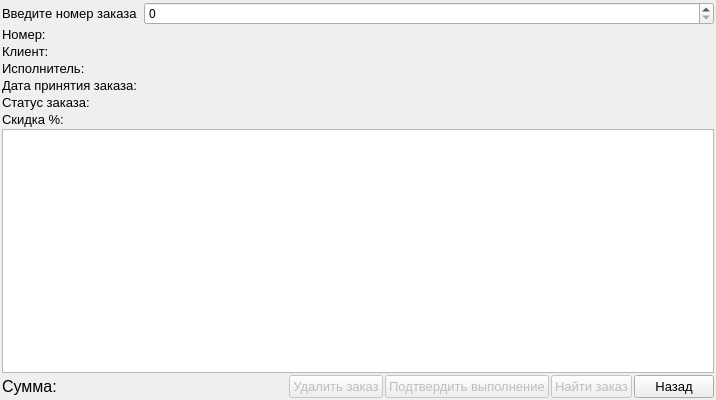
<?xml version="1.0" encoding="UTF-8"?>
<ui version="4.0">
 <class>Form_For_Show_Order</class>
 <widget class="QWidget" name="Form_For_Show_Order">
  <property name="enabled">
   <bool>true</bool>
  </property>
  <property name="geometry">
   <rect>
    <x>0</x>
    <y>0</y>
    <width>716</width>
    <height>400</height>
   </rect>
  </property>
  <property name="windowTitle">
   <string>Заказы</string>
  </property>
  <layout class="QVBoxLayout" name="verticalLayout">
   <property name="spacing">
    <number>2</number>
   </property>
   <property name="leftMargin">
    <number>2</number>
   </property>
   <property name="topMargin">
    <number>2</number>
   </property>
   <property name="rightMargin">
    <number>2</number>
   </property>
   <property name="bottomMargin">
    <number>2</number>
   </property>
   <item>
    <layout class="QHBoxLayout" name="horizontalLayout">
     <property name="spacing">
      <number>0</number>
     </property>
     <property name="rightMargin">
      <number>0</number>
     </property>
     <item>
      <widget class="QLabel" name="label">
       <property name="maximumSize">
        <size>
         <width>900</width>
         <height>16777215</height>
        </size>
       </property>
       <property name="font">
        <font>
         <pointsize>10</pointsize>
        </font>
       </property>
       <property name="layoutDirection">
        <enum>Qt::LeftToRight</enum>
       </property>
       <property name="text">
        <string>Введите номер заказа  </string>
       </property>
       <property name="alignment">
        <set>Qt::AlignLeading|Qt::AlignLeft|Qt::AlignVCenter</set>
       </property>
      </widget>
     </item>
     <item>
      <widget class="QSpinBox" name="number_order">
       <property name="sizePolicy">
        <sizepolicy hsizetype="Minimum" vsizetype="Fixed">
         <horstretch>200</horstretch>
         <verstretch>0</verstretch>
        </sizepolicy>
       </property>
       <property name="maximumSize">
        <size>
         <width>16777215</width>
         <height>16777215</height>
        </size>
       </property>
       <property name="sizeIncrement">
        <size>
         <width>0</width>
         <height>0</height>
        </size>
       </property>
       <property name="baseSize">
        <size>
         <width>0</width>
         <height>0</height>
        </size>
       </property>
       <property name="layoutDirection">
        <enum>Qt::LeftToRight</enum>
       </property>
       <property name="maximum">
        <number>1000000</number>
       </property>
      </widget>
     </item>
    </layout>
   </item>
   <item>
    <widget class="QLabel" name="number">
     <property name="font">
      <font>
       <pointsize>10</pointsize>
      </font>
     </property>
     <property name="text">
      <string>Номер:</string>
     </property>
    </widget>
   </item>
   <item>
    <widget class="QLabel" name="client">
     <property name="font">
      <font>
       <pointsize>10</pointsize>
      </font>
     </property>
     <property name="text">
      <string>Клиент:</string>
     </property>
    </widget>
   </item>
   <item>
    <widget class="QLabel" name="worker">
     <property name="font">
      <font>
       <pointsize>10</pointsize>
      </font>
     </property>
     <property name="text">
      <string>Исполнитель:</string>
     </property>
    </widget>
   </item>
   <item>
    <widget class="QLabel" name="date">
     <property name="font">
      <font>
       <pointsize>10</pointsize>
      </font>
     </property>
     <property name="text">
      <string>Дата принятия заказа:</string>
     </property>
    </widget>
   </item>
   <item>
    <widget class="QLabel" name="status">
     <property name="font">
      <font>
       <pointsize>10</pointsize>
      </font>
     </property>
     <property name="text">
      <string>Статус заказа:</string>
     </property>
    </widget>
   </item>
   <item>
    <widget class="QLabel" name="discount">
     <property name="font">
      <font>
       <pointsize>10</pointsize>
      </font>
     </property>
     <property name="text">
      <string>Скидка %:</string>
     </property>
    </widget>
   </item>
   <item>
    <widget class="QTableWidget" name="data_services">
     <property name="enabled">
      <bool>true</bool>
     </property>
     <property name="font">
      <font>
       <pointsize>12</pointsize>
      </font>
     </property>
     <property name="mouseTracking">
      <bool>false</bool>
     </property>
     <property name="focusPolicy">
      <enum>Qt::NoFocus</enum>
     </property>
     <property name="contextMenuPolicy">
      <enum>Qt::NoContextMenu</enum>
     </property>
     <property name="layoutDirection">
      <enum>Qt::LeftToRight</enum>
     </property>
     <property name="autoFillBackground">
      <bool>false</bool>
     </property>
     <property name="frameShape">
      <enum>QFrame::StyledPanel</enum>
     </property>
     <property name="frameShadow">
      <enum>QFrame::Plain</enum>
     </property>
     <property name="lineWidth">
      <number>2</number>
     </property>
     <property name="midLineWidth">
      <number>0</number>
     </property>
     <property name="verticalScrollBarPolicy">
      <enum>Qt::ScrollBarAsNeeded</enum>
     </property>
     <property name="sizeAdjustPolicy">
      <enum>QAbstractScrollArea::AdjustIgnored</enum>
     </property>
     <property name="autoScrollMargin">
      <number>20</number>
     </property>
     <property name="editTriggers">
      <set>QAbstractItemView::NoEditTriggers</set>
     </property>
     <property name="tabKeyNavigation">
      <bool>false</bool>
     </property>
     <property name="showDropIndicator" stdset="0">
      <bool>false</bool>
     </property>
     <property name="dragDropOverwriteMode">
      <bool>false</bool>
     </property>
     <property name="selectionMode">
      <enum>QAbstractItemView::SingleSelection</enum>
     </property>
     <property name="selectionBehavior">
      <enum>QAbstractItemView::SelectRows</enum>
     </property>
     <property name="textElideMode">
      <enum>Qt::ElideMiddle</enum>
     </property>
     <property name="verticalScrollMode">
      <enum>QAbstractItemView::ScrollPerItem</enum>
     </property>
     <property name="showGrid">
      <bool>true</bool>
     </property>
     <property name="gridStyle">
      <enum>Qt::SolidLine</enum>
     </property>
     <property name="sortingEnabled">
      <bool>false</bool>
     </property>
     <property name="wordWrap">
      <bool>false</bool>
     </property>
     <property name="cornerButtonEnabled">
      <bool>false</bool>
     </property>
     <attribute name="horizontalHeaderVisible">
      <bool>false</bool>
     </attribute>
     <attribute name="horizontalHeaderCascadingSectionResizes">
      <bool>false</bool>
     </attribute>
     <attribute name="horizontalHeaderDefaultSectionSize">
      <number>150</number>
     </attribute>
     <attribute name="horizontalHeaderHighlightSections">
      <bool>true</bool>
     </attribute>
     <attribute name="horizontalHeaderMinimumSectionSize">
      <number>10</number>
     </attribute>
     <attribute name="horizontalHeaderShowSortIndicator" stdset="0">
      <bool>false</bool>
     </attribute>
     <attribute name="horizontalHeaderStretchLastSection">
      <bool>true</bool>
     </attribute>
     <attribute name="verticalHeaderVisible">
      <bool>false</bool>
     </attribute>
     <attribute name="verticalHeaderCascadingSectionResizes">
      <bool>false</bool>
     </attribute>
     <attribute name="verticalHeaderDefaultSectionSize">
      <number>30</number>
     </attribute>
     <attribute name="verticalHeaderHighlightSections">
      <bool>true</bool>
     </attribute>
     <attribute name="verticalHeaderMinimumSectionSize">
      <number>30</number>
     </attribute>
     <attribute name="verticalHeaderShowSortIndicator" stdset="0">
      <bool>true</bool>
     </attribute>
     <attribute name="verticalHeaderStretchLastSection">
      <bool>false</bool>
     </attribute>
     <column>
      <property name="text">
       <string>КОЛИЧЕСТВО</string>
      </property>
      <property name="font">
       <font>
        <pointsize>12</pointsize>
       </font>
      </property>
      <property name="textAlignment">
       <set>AlignCenter</set>
      </property>
     </column>
     <column>
      <property name="text">
       <string>ЦЕНА</string>
      </property>
      <property name="font">
       <font>
        <pointsize>12</pointsize>
       </font>
      </property>
      <property name="textAlignment">
       <set>AlignCenter</set>
      </property>
      <property name="foreground">
       <brush brushstyle="SolidPattern">
        <color alpha="255">
         <red>0</red>
         <green>0</green>
         <blue>0</blue>
        </color>
       </brush>
      </property>
     </column>
     <column>
      <property name="text">
       <string>НАИМЕНОВАНИЕ</string>
      </property>
      <property name="font">
       <font>
        <pointsize>12</pointsize>
        <stylestrategy>PreferAntialias</stylestrategy>
        <kerning>true</kerning>
       </font>
      </property>
      <property name="textAlignment">
       <set>AlignCenter</set>
      </property>
     </column>
    </widget>
   </item>
   <item>
    <layout class="QHBoxLayout" name="horizontalLayout_3">
     <item>
      <widget class="QLabel" name="cost">
       <property name="font">
        <font>
         <pointsize>12</pointsize>
        </font>
       </property>
       <property name="text">
        <string>Сумма:</string>
       </property>
      </widget>
     </item>
     <item>
      <spacer name="horizontalSpacer">
       <property name="orientation">
        <enum>Qt::Horizontal</enum>
       </property>
       <property name="sizeHint" stdset="0">
        <size>
         <width>40</width>
         <height>20</height>
        </size>
       </property>
      </spacer>
     </item>
     <item>
      <widget class="QPushButton" name="delete_button">
       <property name="enabled">
        <bool>false</bool>
       </property>
       <property name="font">
        <font>
         <pointsize>10</pointsize>
        </font>
       </property>
       <property name="text">
        <string>Удалить заказ</string>
       </property>
      </widget>
     </item>
     <item>
      <widget class="QPushButton" name="complete_button">
       <property name="enabled">
        <bool>false</bool>
       </property>
       <property name="font">
        <font>
         <pointsize>10</pointsize>
        </font>
       </property>
       <property name="text">
        <string>Подтвердить выполнение</string>
       </property>
      </widget>
     </item>
     <item>
      <widget class="QPushButton" name="enter_button">
       <property name="enabled">
        <bool>false</bool>
       </property>
       <property name="font">
        <font>
         <pointsize>10</pointsize>
        </font>
       </property>
       <property name="text">
        <string>Найти заказ</string>
       </property>
      </widget>
     </item>
     <item>
      <widget class="QPushButton" name="back_button">
       <property name="font">
        <font>
         <pointsize>10</pointsize>
        </font>
       </property>
       <property name="text">
        <string>Назад</string>
       </property>
      </widget>
     </item>
    </layout>
   </item>
  </layout>
 </widget>
 <resources/>
 <connections/>
</ui>
